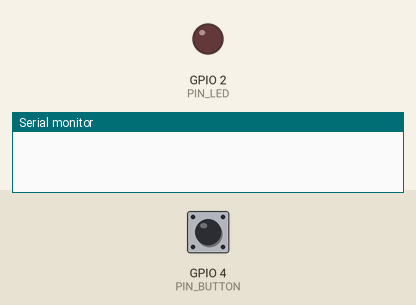
This program was run on a simulated ESP32. Shown: output pins drawn as LEDs (lit = HIGH), the last lines printed to the serial monitor. Inputs (shaded band) come from the test bench; at power-on: GPIO 4 (PIN_BUTTON) LOW.

Above: at 1.2 s.
1.3 s: GPIO 4 (PIN_BUTTON) pulled HIGH for 0.15 s
At 2.4 s:
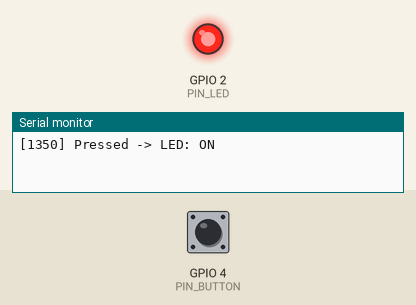
2.9 s: GPIO 4 (PIN_BUTTON) pulled HIGH for 1 s
At 3.6 s:
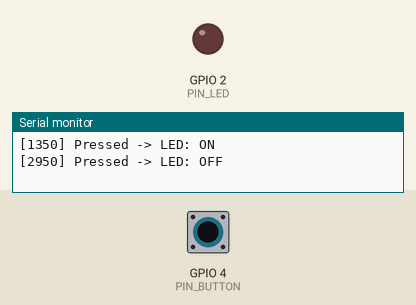
5.4 s: GPIO 4 (PIN_BUTTON) pulled HIGH for 3.2 s
At 6.7 s:
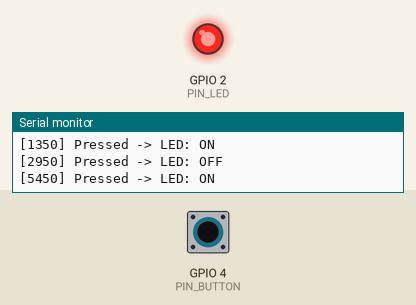
Timing chart, 0 to 8.4 s (numbered marks = the images above; inputs shaded):
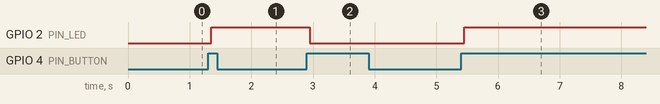

The program:

main.cpp
```cpp
#include <Arduino.h>               // base Arduino: setup/loop, millis, pinMode...
#include "app/pins.h"              // PIN_LED, PIN_BUTTON, DEBOUNCE_MS
#include "button/button.h"         // Button, ButtonEvent, buttonInit, buttonUpdate

// Regra elétrica do LED.
// true  = LED liga com HIGH (ativo alto)
// false = LED liga com LOW  (ativo baixo)
static constexpr bool LED_ACTIVE_HIGH = true;

// Estado do LED em nível lógico (intenção), não em nível elétrico.
static bool ledOn = false;

// Instância do botão (guarda estado interno do debounce/FSM)
static Button btn;

// Função pequena para escrever no pino considerando LED ativo alto/baixo.
static void writeLed(bool on) {
  // Se LED é ativo alto: on -> HIGH, off -> LOW
  // Se LED é ativo baixo: on -> LOW,  off -> HIGH
  const uint8_t level = LED_ACTIVE_HIGH
    ? (on ? HIGH : LOW)
    : (on ? LOW  : HIGH);

  digitalWrite(PIN_LED, level);
}

void setup() {
  // Configura o pino do LED como saída.
  pinMode(PIN_LED, OUTPUT);

  // Configura o pino do botão.
  // Se você usa pulldown externo (seu caso no Wokwi anterior), fica INPUT.
  // Se você for usar pull-up interno com botão no GND, seria INPUT_PULLUP.
  pinMode(PIN_BUTTON, INPUT);

  // Abre UART para logs.
  Serial.begin(115200);

  // Estado inicial determinístico.
  ledOn = false;
  writeLed(ledOn);

  // Inicializa o módulo do botão (captura estado inicial e tempos).
  buttonInit(btn);
}

void loop() {
  // Pega tempo uma vez por ciclo (boa prática).
  const uint32_t now = millis();

  // Atualiza máquina de estados do botão e recebe evento, se houver.
  const ButtonEvent ev = buttonUpdate(btn, now);

  // Para "toggle" profissional, escolha uma borda:
  // - Pressed: alterna quando pressiona (recomendado).
  // - Released: alterna quando solta (menos comum).
  if (ev == ButtonEvent::Pressed) {
    ledOn = !ledOn;                // alterna estado lógico
    writeLed(ledOn);               // aplica ao hardware

    // Log com timestamp e estado.
    Serial.printf("[%lu] Pressed -> LED: %s\r\n",
                  (unsigned long)now,
                  ledOn ? "ON" : "OFF");
  }

  // Se você quiser logar soltura também (sem alterar LED), pode:
  // if (ev == ButtonEvent::Released) { Serial.printf(...); }
}
```

button.cpp
```cpp
#include "button.h"
#include "../app/pins.h"          // usa PIN_BUTTON e DEBOUNCE_MS

// Regra elétrica do botão:
// false = ativo em HIGH (pressionado => HIGH), típico com pulldown externo.
// true  = ativo em LOW (pressionado => LOW), típico com INPUT_PULLUP.
static constexpr bool BUTTON_ACTIVE_LOW = false;

// Lê o pino e converte para semântica:
// retorna true quando "está pressionado", independente de HIGH/LOW elétrico.
static inline bool readButtonPressedRaw() {
  const int raw = digitalRead(PIN_BUTTON);      // leitura elétrica do GPIO
  return BUTTON_ACTIVE_LOW ? (raw == LOW)       // se ativo em LOW, LOW = pressionado
                           : (raw == HIGH);     // se ativo em HIGH, HIGH = pressionado
}

void buttonInit(Button& b) {
  b.lastRawPressed = readButtonPressedRaw();    // captura estado inicial cru
  b.stablePressed = b.lastRawPressed;           // inicia estável igual ao cru
  b.lastChangeMs = millis();                    // marca referência de tempo
}

ButtonEvent buttonUpdate(Button& b, uint32_t now) {
  const bool rawPressed = readButtonPressedRaw(); // leitura instantânea deste ciclo

  // 1) Se o raw mudou, reinicia janela de debounce.
  // Ainda não confirma evento, só marca "mudou agora".
  if (rawPressed != b.lastRawPressed) {
    b.lastRawPressed = rawPressed;
    b.lastChangeMs = now;
  }

  // 2) Se ficou sem mudar por DEBOUNCE_MS, então é estado estável.
  // Só gera evento quando o estado estável realmente muda.
  if ((now - b.lastChangeMs) >= DEBOUNCE_MS &&
      b.stablePressed != b.lastRawPressed) {
    b.stablePressed = b.lastRawPressed;             // confirma novo estado estável
    return b.stablePressed ? ButtonEvent::Pressed   // se ficou true, evento Pressed
                           : ButtonEvent::Released; // se ficou false, evento Released
  }

  return ButtonEvent::None; // nada mudou de forma estável neste ciclo
}

bool buttonIsPressedStable(const Button& b) {
  return b.stablePressed; // acesso de leitura ao estado debounced
}
```

button.h
```cpp
#pragma once
#include <Arduino.h>

enum class ButtonEvent : uint8_t {
    None = 0, // nada aconteceu
    Pressed, // transicao para pressionado
    Released, // transicao para solto
};

struct Button {
    bool lastRawPressed = false; // ultima leitura do botao (raw)
    bool stablePressed = false; // estado ja debounced
    uint32_t lastChangeMs = 0; // instante da ultima mudança do raw
};

void buttonInit(Button& b); // inicializa o botao no setup

// Atualiza o estado com base no tempo atual
// Retorna evento somente quando ocorre transição estável
ButtonEvent buttonUpdate(Button& b, uint32_t now);

// Consulta opcional do estado estável atual
bool buttonIsPressedStable (const Button& b);
```

pins.h
```cpp
#pragma once
#include <Arduino.h>
static constexpr uint8_t PIN_LED = 2;
static constexpr uint8_t PIN_BUTTON = 4;
static constexpr uint32_t DEBOUNCE_MS = 50;
```

Measured:
- after the input at 1.3 s, GPIO 2 (PIN_LED): LOW → HIGH after 0.05 s
- after the input at 2.9 s, GPIO 2 (PIN_LED): HIGH → LOW after 0.05 s
- after the input at 5.4 s, GPIO 2 (PIN_LED): LOW → HIGH after 0.05 s
